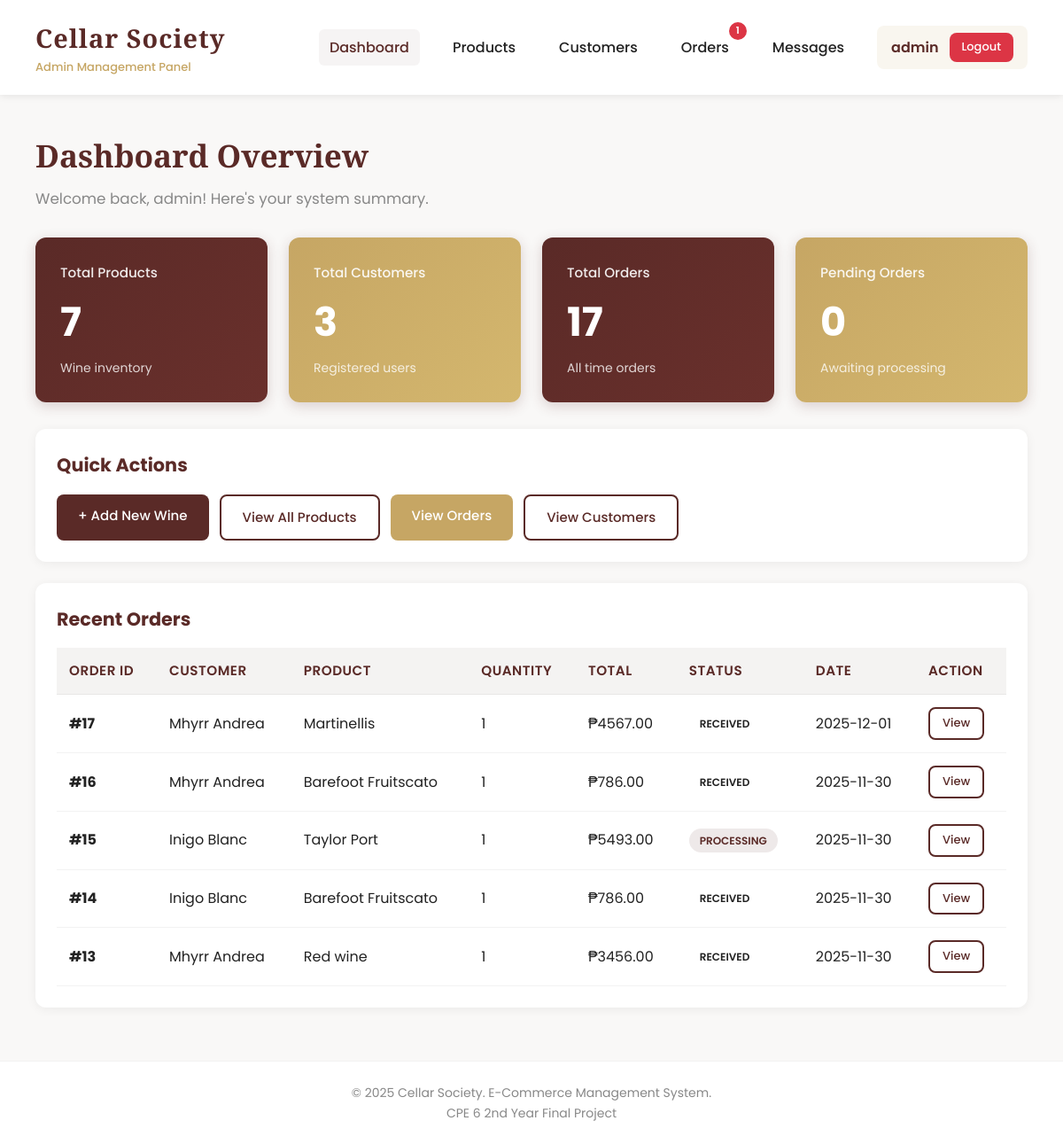
Before: /dashboard (signed in) with the older database file.
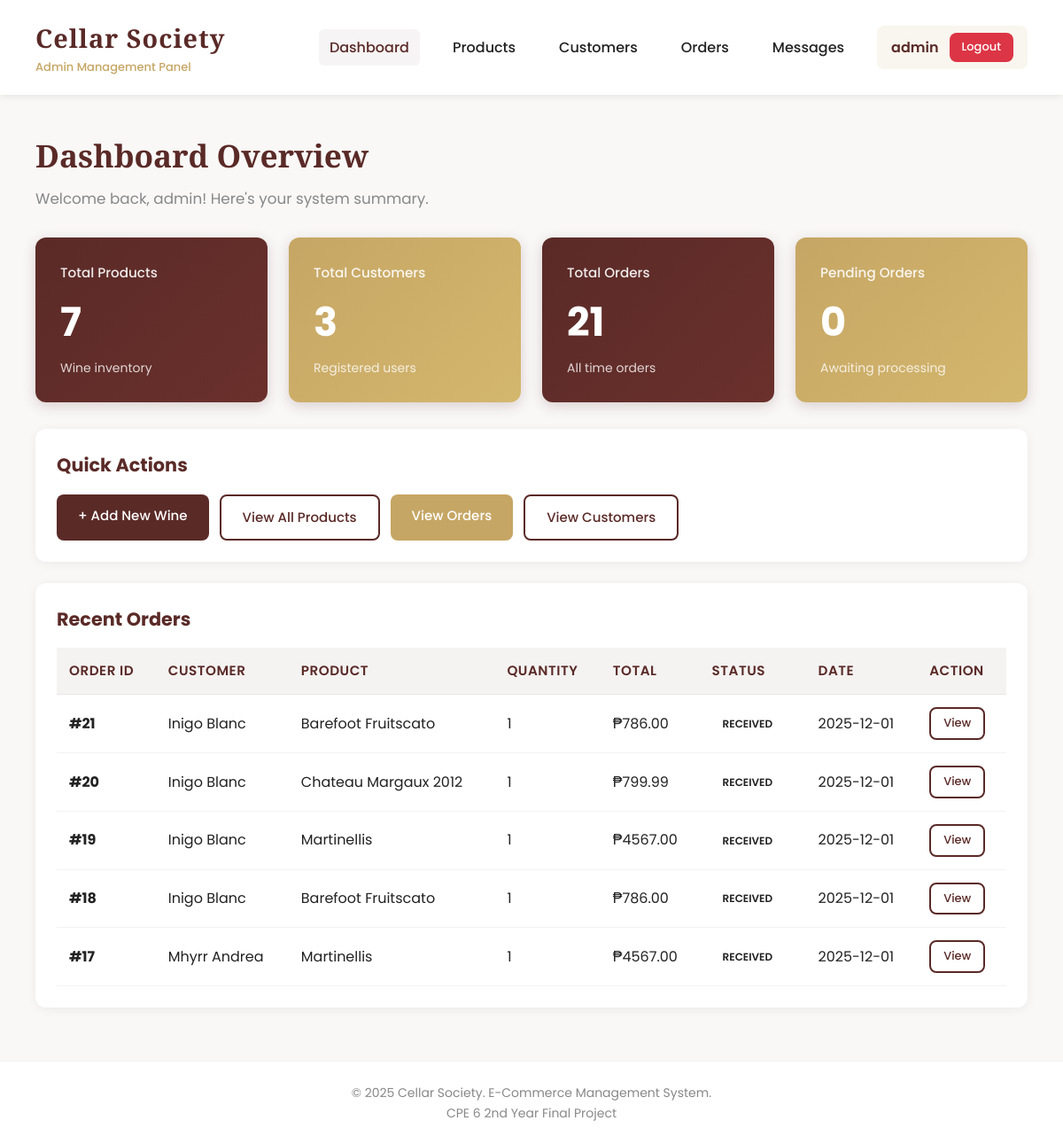
After: the same page with the newer database file.
### tables this page shows
CREATE TABLE orders (
        id INTEGER PRIMARY KEY AUTOINCREMENT,
        customer_id INTEGER NOT NULL,
        product_id INTEGER NOT NULL,
        quantity INTEGER NOT NULL,
        total_price REAL NOT NULL,
        status TEXT DEFAULT 'Pending',
        order_date TIMESTAMP DEFAULT CURRENT_TIMESTAMP, estimated_delivery_date TEXT, shipped_date TEXT,
        FOREIGN KEY (customer_id) REFERENCES customers(id),
        FOREIGN KEY (product_id) REFERENCES products(id)
    );

CREATE TABLE customers (
        id INTEGER PRIMARY KEY AUTOINCREMENT,
        name TEXT NOT NULL,
        email TEXT UNIQUE NOT NULL,
        password TEXT NOT NULL,
        phone TEXT,
        address TEXT,
        joined_at TIMESTAMP DEFAULT CURRENT_TIMESTAMP
    );

CREATE TABLE products (
        id INTEGER PRIMARY KEY AUTOINCREMENT,
        name TEXT NOT NULL,
        type TEXT NOT NULL,
        region TEXT NOT NULL,
        vintage INTEGER NOT NULL,
        price REAL NOT NULL,
        alcohol REAL NOT NULL,
        stock INTEGER NOT NULL,
        description TEXT,
        image_url TEXT,
        created_at TIMESTAMP DEFAULT CURRENT_TIMESTAMP
    );

### app.py (the view)
@app.route('/dashboard')
@login_required
def dashboard():
    conn = get_db_connection()
    total_products = conn.execute('SELECT COUNT(*) as count FROM products').fetchone()['count']
    total_customers = conn.execute('SELECT COUNT(*) as count FROM customers').fetchone()['count']
    total_orders = conn.execute('SELECT COUNT(*) as count FROM orders').fetchone()['count']
    pending_orders = conn.execute('SELECT COUNT(*) as count FROM orders WHERE status = "Pending"').fetchone()['count']
    processing_orders = conn.execute('SELECT COUNT(*) as count FROM orders WHERE status = "Processing"').fetchone()['count']
    unread_messages = conn.execute('''
        SELECT COUNT(*) as count FROM messages
        WHERE sender_type = 'customer' AND is_read = 0
    ''').fetchone()['count']
    recent_orders = conn.execute('''
        SELECT o.id, c.name as customer_name, p.name as product_name,
               o.quantity, o.total_price, o.status, o.order_date
        FROM orders o
        JOIN customers c ON o.customer_id = c.id
        JOIN products p ON o.product_id = p.id
        ORDER BY o.order_date DESC
        LIMIT 5
    ''').fetchall()
    conn.close()
    stats = {
        'total_products': total_products,
        'total_customers': total_customers,
        'total_orders': total_orders,
        'pending_orders': pending_orders,
        'processing_orders': processing_orders,
        'unread_messages': unread_messages
    }
    return render_template('admin/dashboard.html', stats=stats, recent_orders=recent_orders)

### app.py (called while the page is built)
def get_db_connection():
    conn = sqlite3.connect('cellar_society.db')
    conn.row_factory = sqlite3.Row
    return conn

def login_required(f):
    @wraps(f)
    def decorated_function(*args, **kwargs):
        if 'admin_id' not in session:
            flash('Please login first', 'error')
            return redirect(url_for('login'))
        return f(*args, **kwargs)
    return decorated_function

def get_admin_notification_counts():
    conn = get_db_connection()
    pending_orders = conn.execute('''
        SELECT COUNT(*) as count FROM orders
        WHERE status = 'Pending'
    ''').fetchone()['count']
    processing_orders = conn.execute('''
        SELECT COUNT(*) as count FROM orders
        WHERE status = 'Processing'
    ''').fetchone()['count']
    unread_messages = conn.execute('''
        SELECT COUNT(*) as count FROM messages
        WHERE sender_type = 'customer' AND is_read = 0
    ''').fetchone()['count']
    conn.close()
    total = pending_orders + processing_orders + unread_messages
    return {
        'pending_orders': pending_orders,
        'processing_orders': processing_orders,
        'unread_messages': unread_messages,
        'total': total
    }

### templates/admin/dashboard.html (shortened to what this page needs)
{% extends "admin/base.html" %}
{% block content %}
<div class="page-header">
    <h2>Dashboard Overview</h2>
    <p>Welcome back, {{ session.admin_username }}! Here's your system summary.</p>
</div>
<div class="stats-grid">
    <div class="stat-card">
        <h4>Total Products</h4>
        <div class="number">{{ stats.total_products }}</div>
        <p style="opacity: 0.8; font-size: 14px;">Wine inventory</p>
    </div>
    <div class="stat-card accent">
        <h4>Total Customers</h4>
        <div class="number">{{ stats.total_customers }}</div>
        <p style="opacity: 0.8; font-size: 14px;">Registered users</p>
    </div>
    <div class="stat-card">
        <h4>Total Orders</h4>
        <div class="number">{{ stats.total_orders }}</div>
        <p style="opacity: 0.8; font-size: 14px;">All time orders</p>
    </div>
    <div class="stat-card accent">
        <h4>Pending Orders</h4>
        <div class="number">{{ stats.pending_orders }}</div>
        <p style="opacity: 0.8; font-size: 14px;">Awaiting processing</p>
    </div>
</div>
<div class="card">
    <h3>Quick Actions</h3>
    <div style="display: flex; gap: 12px; flex-wrap: wrap;">
        <a href="{{ url_for('add_product') }}" class="btn primary">+ Add New Wine</a>
        <a href="{{ url_for('products') }}" class="btn ghost">View All Products</a>
        <a href="{{ url_for('orders') }}" class="btn accent">View Orders</a>
        <a href="{{ url_for('customers') }}" class="btn ghost">View Customers</a>
    </div>
</div>
<div class="card">
    <h3>Recent Orders</h3>
    {% if recent_orders %}
    <div class="table-container">
        <table>
            <thead>
                <tr>
                    <th>Order ID</th>
                    <th>Customer</th>
                    <th>Product</th>
                    <th>Quantity</th>
                    <th>Total</th>
                    <th>Status</th>
                    <th>Date</th>
                    <th>Action</th>
                </tr>
            </thead>
            <tbody>
                {% for order in recent_orders %}
                <tr>
                    <td><strong>#{{ order.id }}</strong></td>
                    <td>{{ order.customer_name }}</td>
                    <td>{{ order.product_name }}</td>
                    <td>{{ order.quantity }}</td>
                    <td>₱{{ "%.2f"|format(order.total_price) }}</td>
                    <td>
                        {% if order.status == 'Pending' %}
                            <span class="badge warning">{{ order.status }}</span>
                        {% elif order.status == 'Processing' %}
                            <span class="badge primary">{{ order.status }}</span>
                        {% elif order.status == 'Delivered' %}
                            <span class="badge success">{{ order.status }}</span>
                        {% else %}
                            <span class="badge">{{ order.status }}</span>
                        {% endif %}
                    </td>
                    <td>{{ order.order_date[:10] }}</td>
                    <td>
                        <a href="{{ url_for('order_detail', order_id=order.id) }}" class="btn btn-small ghost">View</a>
                    </td>
                </tr>
                {% endfor %}
            </tbody>
        </table>
    </div>
    {% else %}
    <div class="empty-state">
        <h3>No Orders Yet</h3>
        <p>Orders from customers will appear here.</p>
    </div>
    {% endif %}
</div>
{% endblock %}

Changed rows visible on the page:
no longer on this page (row unchanged): orders: id "16", customer_name "Mhyrr Andrea", product_name "Barefoot Fruitscato", quantity "1", total_price "786.00", status "RECEIVED", order_date "2025-11-30"
no longer on this page (row edited): orders: id "15", customer_name "Inigo Blanc", product_name "Taylor Port", quantity "1", total_price "5493.00", status "PROCESSING", order_date "2025-11-30"
no longer on this page (row unchanged): orders: id "14", customer_name "Inigo Blanc", product_name "Barefoot Fruitscato", quantity "1", total_price "786.00", status "RECEIVED", order_date "2025-11-30"
no longer on this page (row unchanged): orders: id "13", customer_name "Mhyrr Andrea", product_name "Red wine", quantity "1", total_price "3456.00", status "RECEIVED", order_date "2025-11-30"
added orders: id "21", customer_name "Inigo Blanc", product_name "Barefoot Fruitscato", quantity "1", total_price "786.00", status "RECEIVED", order_date "2025-12-01"
added orders: id "20", customer_name "Inigo Blanc", product_name "Chateau Margaux 2012", quantity "1", total_price "799.99", status "RECEIVED", order_date "2025-12-01"
added orders: id "19", customer_name "Inigo Blanc", product_name "Martinellis", quantity "1", total_price "4567.00", status "RECEIVED", order_date "2025-12-01"
added orders: id "18", customer_name "Inigo Blanc", product_name "Barefoot Fruitscato", quantity "1", total_price "786.00", status "RECEIVED", order_date "2025-12-01"
Other visible differences:
{{ stats.total_orders }}: "17" → "21"
{{ notifications.pending_orders + notifications.processing_orders }}: "1" → (not shown)
